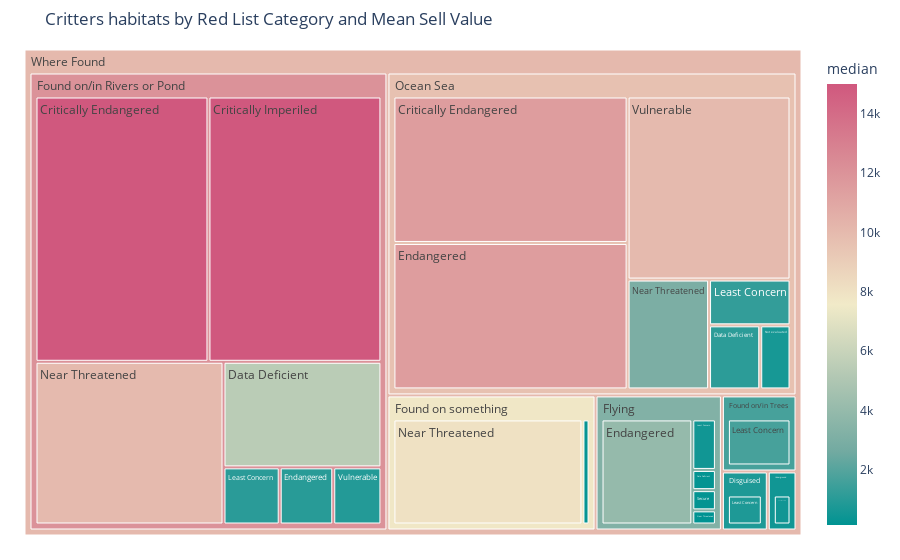

Notebook cell for this chart:
### Code cell
import plotly.express as px
import numpy as np
fig = px.treemap(local_c_cat, path=[px.Constant("Where Found"),'Where Found','Red_List_Category'], values='median',
                  color='median',
                  color_continuous_scale='tealrose',
                  #color_discrete_sequence=px.colors.qualitative.Pastel,
                  title ='Critters habitats by Red List Category and Mean Sell Value')
                  
fig.update_layout(margin = dict(t=50, l=25, r=25, b=25))
fig.show()

### Figure 1 — Plotly figure (JSON) as saved in the notebook; plotly's stock layout.template omitted (floating-point values rounded to 4 significant figures)
{"data": [{"branchvalues": "total", "customdata": [[15000], [11500], [15000], [200], [5450], [1100], [4000], [1000], [11500], [800], [500], [300], [1050], [1675], [1250], [500], [140], [8000], [10000], [3000], [650], [200], [900], [10000], [800], [3244.0], [7722.0], [12040.0], [1675], [9659.0], [500], [10060.0]], "domain": {"x": [0, 1], "y": [0, 1]}, "hovertemplate": "labels=%{label}<br>median_sum=%{value}<br>parent=%{parent}<br>id=%{id}<br>median=%{color}<extra></extra>", "ids": ["Where Found/Found on/in Rivers or Pond/Critically Endangered", "Where Found/Ocean Sea/Critically Endangered", "Where Found/Found on/in Rivers or Pond/Critically Imperiled", "Where Found/Flying/Data Deficient", "Where Found/Found on/in Rivers or Pond/Data Deficient", "Where Found/Ocean Sea/Data Deficient", "Where Found/Flying/Endangered", "Where Found/Found on/in Rivers or Pond/Endangered", "Where Found/Ocean Sea/Endangered", "Where Found/Disguised/Least Concern", "Where Found/Flying/Least Concern", "Where Found/Found on something/Least Concern", "Where Found/Found on/in Rivers or Pond/Least Concern", "Where Found/Found on/in Trees/Least Concern", "Where Found/Ocean Sea/Least Concern", "Where Found/Underground/Least Concern", "Where Found/Flying/Near Threatened", "Where Found/Found on something/Near Threatened", "Where Found/Found on/in Rivers or Pond/Near Threatened", "Where Found/Ocean Sea/Near Threatened", "Where Found/Ocean Sea/Not evaluated", "Where Found/Flying/Secure", "Where Found/Found on/in Rivers or Pond/Vulnerable", "Where Found/Ocean Sea/Vulnerable", "Where Found/Disguised", "Where Found/Flying", "Where Found/Found on something", "Where Found/Found on/in Rivers or Pond", "Where Found/Found on/in Trees", "Where Found/Ocean Sea", "Where Found/Underground", "Where Found"], "labels": ["Critically Endangered", "Critically Endangered", "Critically Imperiled", "Data Deficient", "Data Deficient", "Data Deficient", "Endangered", "Endangered", "Endangered", "Least Concern", "Least Concern", "Least Concern", "Least Concern", "Least Concern", "Least Concern", "Least Concern", "Near Threatened", "Near Threatened", "Near Threatened", "Near Threatened", "Not evaluated", "Secure", "Vulnerable", "Vulnerable", "Disguised", "Flying", "Found on something", "Found on/in Rivers or Pond", "Found on/in Trees", "Ocean Sea", "Underground", "Where Found"], "marker": {"coloraxis": "coloraxis", "colors": [15000, 11500, 15000, 200, 5450, 1100, 4000, 1000, 11500, 800, 500, 300, 1050, 1675, 1250, 500, 140, 8000, 10000, 3000, 650, 200, 900, 10000, 800, 3244.0, 7722.0, 12040.0, 1675, 9659.0, 500, 10060.0]}, "name": "", "parents": ["Where Found/Found on/in Rivers or Pond", "Where Found/Ocean Sea", "Where Found/Found on/in Rivers or Pond", "Where Found/Flying", "Where Found/Found on/in Rivers or Pond", "Where Found/Ocean Sea", "Where Found/Flying", "Where Found/Found on/in Rivers or Pond", "Where Found/Ocean Sea", "Where Found/Disguised", "Where Found/Flying", "Where Found/Found on something", "Where Found/Found on/in Rivers or Pond", "Where Found/Found on/in Trees", "Where Found/Ocean Sea", "Where Found/Underground", "Where Found/Flying", "Where Found/Found on something", "Where Found/Found on/in Rivers or Pond", "Where Found/Ocean Sea", "Where Found/Ocean Sea", "Where Found/Flying", "Where Found/Found on/in Rivers or Pond", "Where Found/Ocean Sea", "Where Found", "Where Found", "Where Found", "Where Found", "Where Found", "Where Found", "Where Found", ""], "type": "treemap", "values": [15000, 11500, 15000, 200, 5450, 1100, 4000, 1000, 11500, 800, 500, 300, 1050, 1675, 1250, 500, 140, 8000, 10000, 3000, 650, 200, 900, 10000, 800, 5040, 8300, 48400, 1675, 39000, 500, 103715]}], "layout": {"coloraxis": {"colorbar": {"title": {"text": "median"}}, "colorscale": [[0, "rgb(0, 147, 146)"], [0.1667, "rgb(114, 170, 161)"], [0.3333, "rgb(177, 199, 179)"], [0.5, "rgb(241, 234, 200)"], [0.6667, "rgb(229, 185, 173)"], [0.8333, "rgb(217, 137, 148)"], [1, "rgb(208, 88, 126)"]]}, "legend": {"tracegroupgap": 0}, "margin": {"b": 25, "l": 25, "r": 25, "t": 50}, "title": {"text": "Critters habitats by Red List Category and Mean Sell Value"}}}
